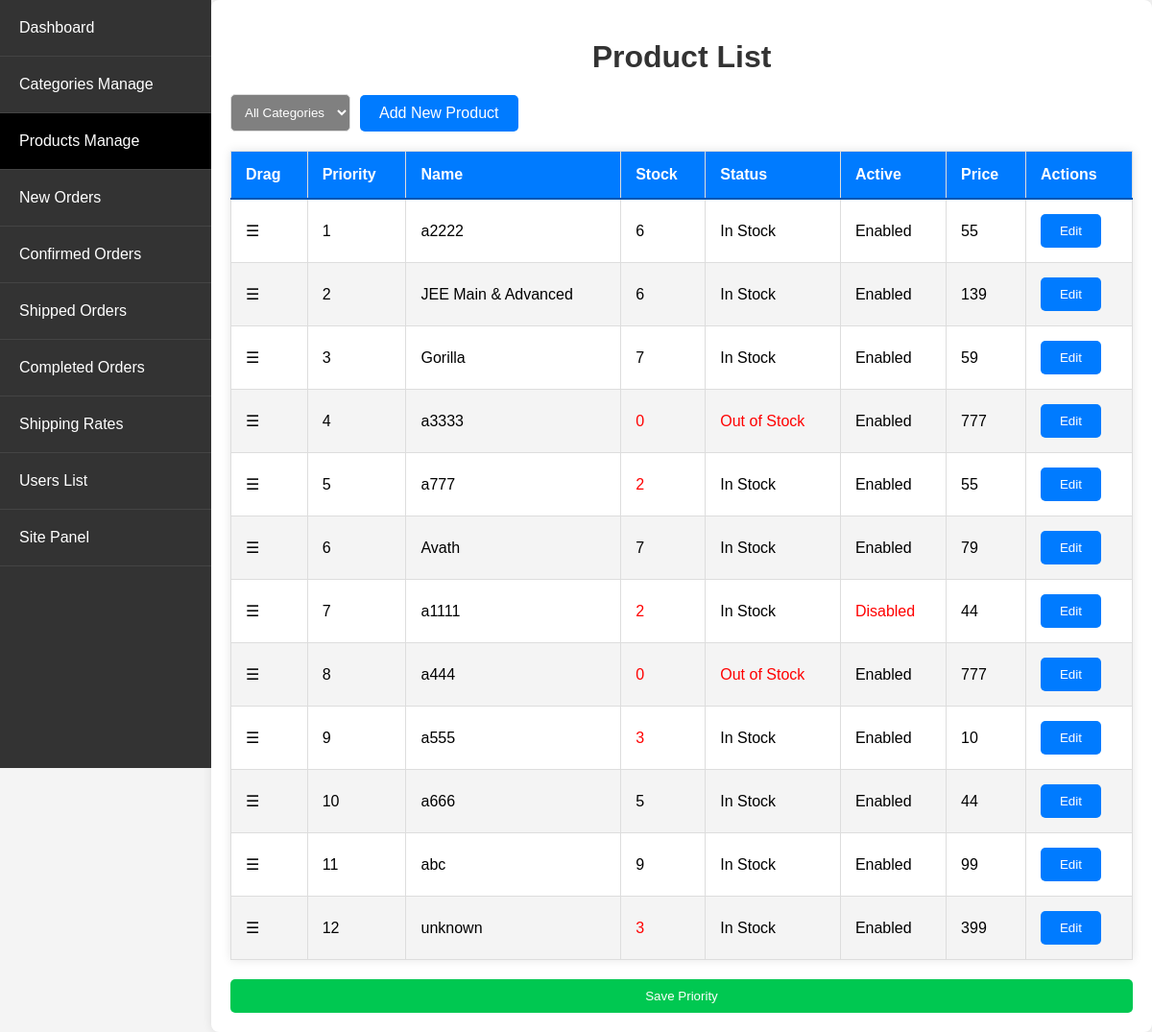
Page /admin_app/admin_app/products/ (signed in) on the earlier database version.
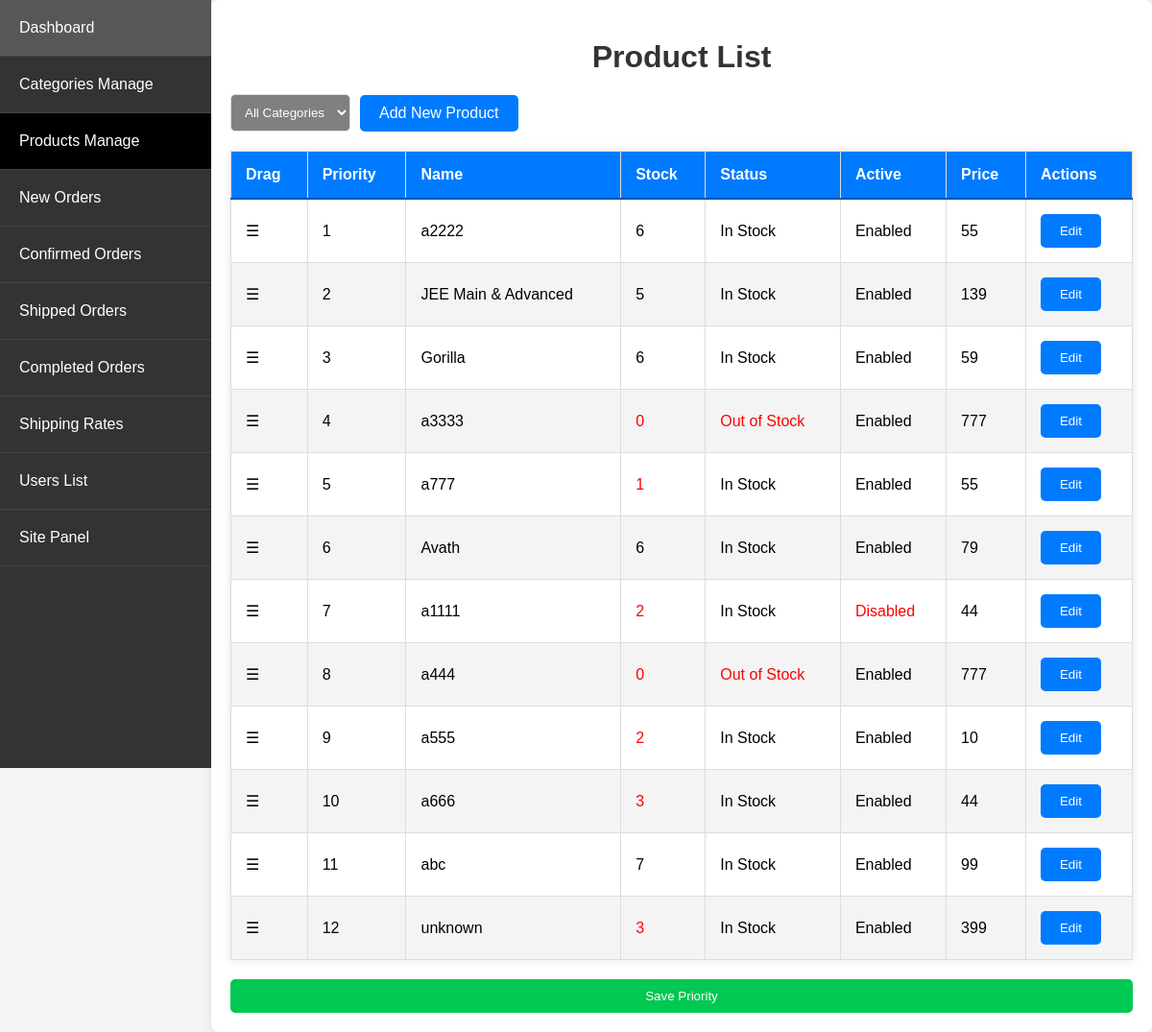
Same page on the later database version.
### store/models.py (models this page shows, shortened)
class Product(models.Model):
    PRODUCT_STATUS_CHOICES = [
        ('in_stock', 'In Stock'),
        ('out_of_stock', 'Out of Stock'),
    ]
    name = models.CharField(max_length=250, unique=True)
    slug = models.SlugField(max_length=250, unique=True)
    description = models.TextField(blank=True)
    old_price = models.DecimalField(max_digits=7, blank=True, null=True, decimal_places=0)
    new_price = models.DecimalField(max_digits=7, blank=False, decimal_places=0)
    category = models.ForeignKey(Category, on_delete=models.SET_NULL, null=True)
    image_1 = models.ImageField(upload_to='product')
    image_2 = models.ImageField(upload_to='product', blank=True)
    image_3 = models.ImageField(upload_to='product', blank=True)
    video_url = models.URLField(max_length=200, blank=True)
    stock = models.IntegerField()
    status = models.CharField(max_length=20, choices=PRODUCT_STATUS_CHOICES, default='in_stock')
    active = models.BooleanField(default=True)
    new = models.BooleanField(default=True)
    created = models.DateTimeField(auto_now_add=True)
    update = models.DateField(auto_now=True)
    priority = models.IntegerField(default=0, validators=[MinValueValidator(0)])
    class Meta:
        ordering = ('name',)
        verbose_name = 'product'
        verbose_name_plural = 'products'
    class Meta:
        ordering = ['priority', 'name']  # Update ordering to use priority first

### admin_app/views.py (the view)
# urls.py: path('admin_app/products/', views.product_list, name='product_list'),
@login_required
@user_passes_test(is_admin)
def product_list(request):
    categories = Category.objects.all()
    selected_category = request.GET.get('category')
    if selected_category:
        products = Product.objects.filter(category_id=selected_category)
    else:
        products = Product.objects.all().order_by('priority', 'name')
    context = {
        'products': products,
        'categories': categories,
        'selected_category': selected_category,
    }
    return render(request, 'admin_app/product_list.html', context)

### admin_app/views.py (called while the page is built)
def is_admin(user):
    return user.is_superuser

### store/context_processors.py (called while the page is built)
def menu_link(request): # this function don't wanna call to work, it's defined in setting to work
    links_list = Category.objects.annotate(
        num_products=Count('product', filter=Q(product__active=True, product__stock__gt=0))
    ).filter(num_products__gt=0).order_by('priority', 'name')  # Add an order_by clause here
    paginator3 = Paginator(links_list, 8)
    try:
        page = int(request.GET.get('page', '1'))
    except:
        page = 1
    try:
        links = paginator3.page(page)
    except (InvalidPage, EmptyPage):
        links = paginator3.page(paginator3.num_pages)
    return dict(links=links)

def cart_data(request):
    data = cartData(request)
    cartItems = data['cartItems']
    return {'cartItems': cartItems}

def wishlist_count(request):
    if request.user.is_authenticated:
        wishlist_count = Wishlist.objects.filter(user=request.user).count()
    else:
        cookie_data = cookieWishlist(request)
        wishlist_count = cookie_data['wishlist_count']
    return {'wishlist_count': wishlist_count}

### store/models.py (called while the page is built)
    @property
    def get_cart_items(self):
        orderitems = self.orderitem_set.all()
        total = sum([item.quantity for item in orderitems])
        return total

### store/utils.py (called while the page is built)
def cartData(request):
    if request.user.is_authenticated:
        customer = request.user.customer
        order, created = Order.objects.get_or_create(customer=customer, complete=False)
        items = order.orderitem_set.all()
        cartItems = order.get_cart_items
        total_price_difference = sum((item.product.old_price - item.product.new_price if item.product.old_price else 0) * item.quantity for item in items)
    else:
        cookieData = cookieCart(request)
        cartItems = cookieData['cartItems']
        order = cookieData['order']
        items = cookieData['items']
        total_price_difference = cookieData['total_price_difference']
    return {'cartItems': cartItems, 'order': order, 'items': items, 'total_price_difference': total_price_difference}

### admin_app/templates/admin_app/product_list.html (shortened to what this page needs)
{% extends 'admin_app/base_admin.html' %}
{% block content %}
<h1>Product List</h1>
<div class="filter-container">
    <form method="get" action="{% url 'admin_app:product_list' %}">
        <select name="category" onchange="this.form.submit()" style="background-color: grey;">
            <option value="">All Categories</option>
        </select>
    </form>
    <a href="{% url 'admin_app:product_create' %}" class="button_proudct_list">Add New Product</a>
</div>
<table id="product-table">
    <thead>
        <tr>
            <th>Drag</th>
            <th>Priority</th>
            <th>Name</th>
            <th>Stock</th>
            <th>Status</th>
            <th>Active</th>
            <th>Price</th>
            <th>Actions</th>
        </tr>
    </thead>
    <tbody>
        {% for product in products %}
        <tr data-id="{{ product.id }}">
            <td class="drag-handle">&#9776;</td>
            <td>{{ forloop.counter }}</td>
            <td>{{ product.name }}</td>
            <td class="{% if product.stock < 4 %}low-stock{% endif %}">{{ product.stock }}</td>
            <td class="{% if product.status == 'out_of_stock' %}low-stock{% endif %}">
                {% if product.status == 'in_stock' %}
                    In Stock
                {% else %}
                    Out of Stock
                {% endif %}
            </td>
            <td class="{% if not product.active %}inactive{% endif %}">
                {% if product.active %}
                    Enabled
                {% else %}
                    Disabled
                {% endif %}
            </td>
            <td>{{ product.new_price }}</td>
            <td>
                <a href="{% url 'admin_app:product_update' product.pk %}">
                    <button type="button" class="btn btn-primary">Edit</button>
                </a>
            </td>
        </tr>
        {% endfor %}
    </tbody>
</table>
<button id="save-priority" class="btn btn-primary" disabled style="
    width: 100%;
    background-color: #00c851"
    >Save Priority</button>
{% endblock %}

### admin_app/templates/admin_app/base_admin.html (shortened to what this page needs)
{% load static %}
<!DOCTYPE html>
<html lang="en">
<head>
    <link rel="stylesheet" href="{% static 'CSS/admin_dashboard.css' %}">
</head>
<body>
    <div class="wrapper">
        <ul class="sidebar">
            <li style="padding: 0px;" class="{% if request.resolver_match.url_name == 'dashboard' %}active{% endif %}">
                <a style="padding: 20px;" href="{% url 'admin_app:dashboard' %}">Dashboard</a>
            </li>
            <li style="padding: 0px;" class="{% if request.resolver_match.url_name == 'category_list' %}active{% endif %}">
                <a style="padding: 20px;" href="{% url 'admin_app:category_list' %}">Categories Manage</a>
            </li>
            <li style="padding: 0px;" class="{% if request.resolver_match.url_name == 'product_list' %}active{% endif %}">
                <a style="padding: 20px;" href="{% url 'admin_app:product_list' %}">Products Manage</a>
            </li>
            <li style="padding: 0px;" class="{% if request.resolver_match.url_name == 'processing_orders' %}active{% endif %}">
                <a style="padding: 20px;" href="{% url 'admin_app:processing_orders' %}">New Orders</a>
            </li>
            <li style="padding: 0px;" class="{% if request.resolver_match.url_name == 'confirmed_orders' %}active{% endif %}">
                <a style="padding: 20px;" href="{% url 'admin_app:confirmed_orders' %}">Confirmed Orders</a>
            </li>
            <li style="padding: 0px;" class="{% if request.resolver_match.url_name == 'shipped_orders' %}active{% endif %}">
                <a style="padding: 20px;" href="{% url 'admin_app:shipped_orders' %}">Shipped Orders</a>
            </li>
            <li style="padding: 0px;" class="{% if request.resolver_match.url_name == 'completed_orders' %}active{% endif %}">
                <a style="padding: 20px;" href="{% url 'admin_app:completed_orders' %}">Completed Orders</a>
            </li>
            <li style="padding: 0px;" class="{% if request.resolver_match.url_name == 'shipping_rate_list' %}active{% endif %}">
                <a style="padding: 20px;" href="{% url 'admin_app:shipping_rate_list' %}">Shipping Rates</a>
            </li>
            <li style="padding: 0px;" class="{% if request.resolver_match.url_name == 'users_list' %}active{% endif %}">
                <a style="padding: 20px;" href="{% url 'admin_app:users_list' %}">Users List</a>
            </li>
            <li style="padding: 0px;">
                <a style="padding: 20px;" href="{% url 'store_app:allProdCat' %}">Site Panel</a>
            </li>
        </ul>
        <div class="container">
            {% block content %}
            {% endblock %}
        </div>
    </div>
</body>
</html>

### static/CSS/admin_dashboard.css (style rules this page uses)
body { font-family: Arial, sans-serif; background-color: #f4f4f4; margin: 0; padding: 0; }
.wrapper { display: flex; }
.sidebar { width: 220px; background-color: #333; padding: 0; margin: 0; list-style: none; height: 100vh; position: fixed; top: 0; left: 0; overflow-y: auto; }
.sidebar li { border-bottom: 1px solid #444; }
.sidebar a { display: block; color: white; text-decoration: none; padding: 15px 20px; transition: background 0.3s; }
.container { margin-left: 220px; padding: 20px; width: calc(100% - 220px); box-sizing: border-box; background: #fff; box-shadow: 0 0 10px rgba(0, 0, 0, 0.1); border-radius: 8px; }
h1 { text-align: center; color: #333; margin-bottom: 20px; }
table { width: 100%; border-collapse: collapse; margin-bottom: 20px; box-shadow: 0 0 10px rgba(0, 0, 0, 0.1); }
thead { background: #007bff; color: #fff; }
thead th { padding: 15px; text-align: left; border-bottom: 2px solid #0056b3; }
tbody tr:nth-child(even) { background: #f4f4f4; }
td, th { padding: 15px; border: 1px solid #ddd; }
td a { color: #007bff; text-decoration: none; transition: color 0.3s; }
button { display: inline-block; padding: 10px 20px; border: none; border-radius: 5px; cursor: pointer; transition: background 0.3s; }
form { display: flex; flex-direction: column; gap: 15px; }
form input, form select, form textarea { padding: 10px; border: 1px solid #ddd; border-radius: 5px; box-sizing: border-box; }
.button_proudct_list { display: inline-block; padding: 10px 20px; background: #007bff; color: #fff; text-decoration: none; border-radius: 5px; transition: background 0.3s; }
.btn-primary { color:#fff;background-color:#007bff;border-color:#007bff }
.btn-primary.disabled,.btn-primary:disabled { color:#fff;background-color:#007bff;border-color:#007bff }

### admin_app/templates/admin_app/base_admin.html (style rules this page uses)
.sidebar li.active { background-color: black; }
.sidebar li.active a { color: white; }

### admin_app/templates/admin_app/product_list.html (style rules this page uses)
.inactive { color: red; }
.low-stock { color: red; }
.filter-container { display: flex; align-items: center; margin-bottom: 20px; }
.filter-container select { margin-right: 10px; background: #007bff; color: #fff; }
.drag-handle { cursor: move; user-select: none; }
.drag-handle { cursor: grab; user-select: none; }

Differences in the rows shown:
changed Product "JEE Main & Advanced": stock "6" → "5"
changed Product "Gorilla": stock "7" → "6"
changed Product (number 5 of 12 on the later page): stock "2" → "1"
changed Product "Avath": stock "7" → "6"
changed Product (number 9 of 12 on the later page): stock "3" → "2"
changed Product (number 10 of 12 on the later page): stock "5" → "3"
changed Product "abc": stock "9" → "7"
